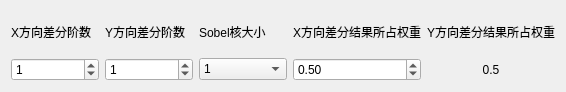
<?xml version="1.0" encoding="UTF-8"?>
<ui version="4.0">
 <class>Sobel</class>
 <widget class="QDialog" name="Sobel">
  <property name="geometry">
   <rect>
    <x>0</x>
    <y>0</y>
    <width>566</width>
    <height>92</height>
   </rect>
  </property>
  <property name="windowTitle">
   <string>Dialog</string>
  </property>
  <layout class="QGridLayout" name="gridLayout">
   <item row="0" column="0">
    <widget class="QLabel" name="label">
     <property name="text">
      <string>X方向差分阶数</string>
     </property>
    </widget>
   </item>
   <item row="0" column="1">
    <widget class="QLabel" name="label_2">
     <property name="text">
      <string>Y方向差分阶数</string>
     </property>
    </widget>
   </item>
   <item row="0" column="2">
    <widget class="QLabel" name="label_3">
     <property name="text">
      <string>Sobel核大小</string>
     </property>
    </widget>
   </item>
   <item row="0" column="3">
    <widget class="QLabel" name="label_4">
     <property name="text">
      <string>X方向差分结果所占权重</string>
     </property>
    </widget>
   </item>
   <item row="0" column="4">
    <widget class="QLabel" name="label_5">
     <property name="text">
      <string>Y方向差分结果所占权重</string>
     </property>
    </widget>
   </item>
   <item row="1" column="0">
    <widget class="QSpinBox" name="spinBox">
     <property name="value">
      <number>1</number>
     </property>
    </widget>
   </item>
   <item row="1" column="1">
    <widget class="QSpinBox" name="spinBox_2">
     <property name="value">
      <number>1</number>
     </property>
    </widget>
   </item>
   <item row="1" column="2">
    <widget class="QComboBox" name="comboBox">
     <item>
      <property name="text">
       <string>1</string>
      </property>
     </item>
     <item>
      <property name="text">
       <string>3</string>
      </property>
     </item>
     <item>
      <property name="text">
       <string>5</string>
      </property>
     </item>
     <item>
      <property name="text">
       <string>7</string>
      </property>
     </item>
    </widget>
   </item>
   <item row="1" column="3">
    <widget class="QDoubleSpinBox" name="doubleSpinBox">
     <property name="maximum">
      <double>1.000000000000000</double>
     </property>
     <property name="singleStep">
      <double>0.100000000000000</double>
     </property>
     <property name="value">
      <double>0.500000000000000</double>
     </property>
    </widget>
   </item>
   <item row="1" column="4">
    <widget class="QLabel" name="label_6">
     <property name="text">
      <string>0.5</string>
     </property>
     <property name="alignment">
      <set>Qt::AlignCenter</set>
     </property>
    </widget>
   </item>
  </layout>
 </widget>
 <resources/>
 <connections/>
</ui>
